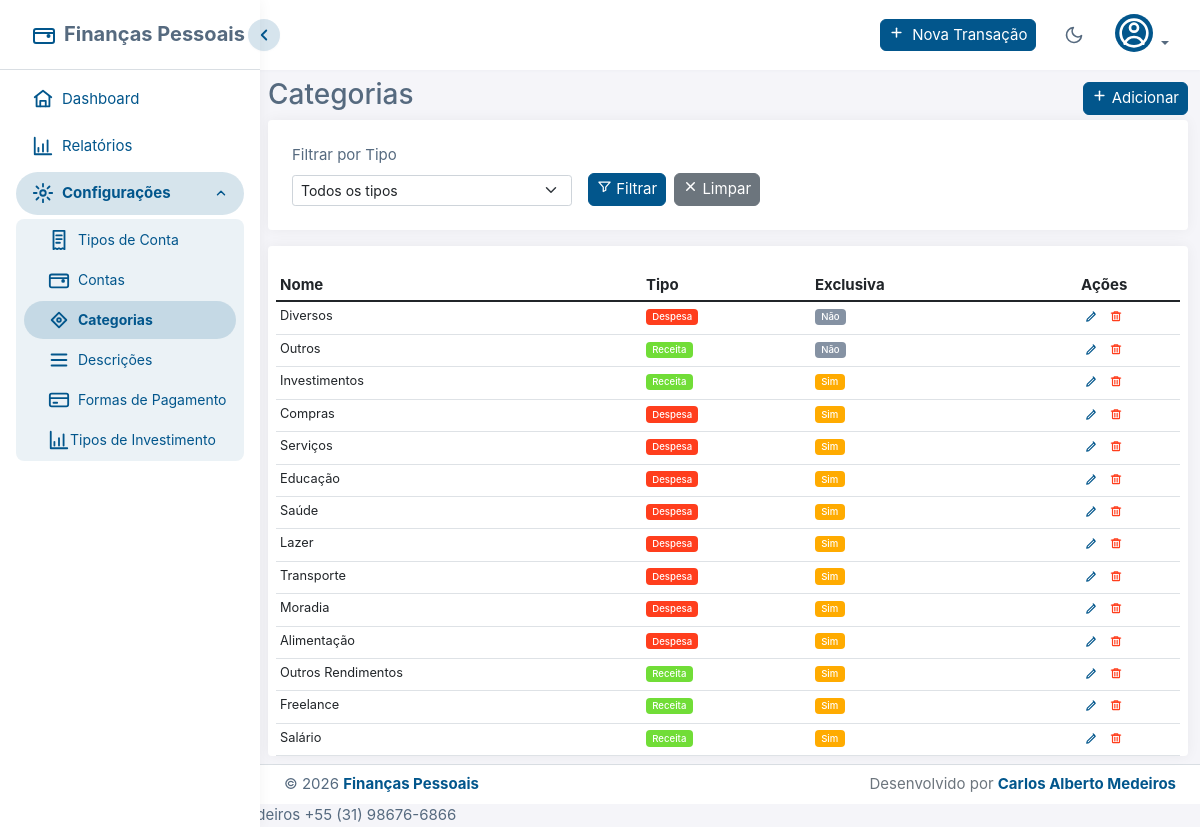
/transactions/categories (signed in), run on the app's committed database.
### app/models.py (models this page shows, shortened)
class Category(db.Model):
    __tablename__ = "categories"
    id = db.Column(db.Integer, primary_key=True)
    user_id = db.Column(db.Integer, db.ForeignKey("users.id"), nullable=True, index=True)
    name = db.Column(db.String(64), nullable=False)
    type = db.Column(db.String(20), nullable=False)
    exclusive = db.Column(db.Boolean, default=False)
    icon = db.Column(db.String(50), nullable=True)
    color = db.Column(db.String(20), nullable=True)
    user = db.relationship("User", backref="categories")

### app/routes.py (the view)
@transaction_bp.route("/categories", methods=["GET"])
@login_required
def categories():
    selected_type = request.args.get("type", "")
    query = _user_categories_query()
    if selected_type:
        query = query.filter(Category.type == selected_type)
    categories = query.order_by(desc(Category.id)).all()
    context = {
        "categories": categories,
        "edit": False,
        "selected_type": selected_type,
    }
    return render_template("list_categories.html", **context)

### app/__init__.py (called while the page is built, shortened)
def get_database_path():
    from config import Config
    db_uri = Config.SQLALCHEMY_DATABASE_URI
    if db_uri.startswith('sqlite:///'):
        db_path = db_uri.replace('sqlite:///', '')
        return db_path
    return None

def get_backup_dir():
    configured = Config.BACKUP_DIR or str(Path.home() / "Financas_Pessoais" / "backup")
    return configured

def ensure_backup_exists():
    if not Config.ENABLE_AUTO_BACKUP:
        return
    backup_dir = get_backup_dir()
    db_path = get_database_path()
    if not os.path.exists(backup_dir):
        try:
            os.makedirs(backup_dir)
        except Exception as e:
            print(f"[AVISO] Não foi possível criar diretório de backup: {e}")
            return

### app/models.py (called while the page is built)
@login_manager.user_loader
def load_user(id):
    return db.session.get(User, int(id))

    @property
    def is_admin(self):
        return (self.username or "").lower() == "admin"

### app/routes.py (called while the page is built)
def _user_categories_query():
    return Category.query.filter_by(user_id=current_user.id)

### app/templates/list_categories.html (shortened to what this page needs)
{% extends 'index.html' %}
{% block index %}
<div class="col p-lg-0">
  <div class="d-flex justify-content-between align-items-center">
    <h1 class="h3 text-gray-800">Categorias</h1>
    <a href="{{ url_for('transaction.add_category') }}" class="btn btn-primary btn-sm">
      <i class="fas fa-plus"></i> Adicionar
    </a>
  </div>
  <div class="card mb-3">
    <div class="card-body">
      <form method="GET" class="row g-3">
        <div class="col-md-4">
          <label for="type" class="form-label">Filtrar por Tipo</label>
          <select name="type" id="type" class="form-select form-select-sm">
            <option value="">Todos os tipos</option>
          </select>
        </div>
        <div class="col-md-4 d-flex align-items-end">
          <button type="submit" class="btn btn-primary btn-sm me-2">
            <i class="fas fa-filter"></i> Filtrar
          </button>
          <a href="{{ url_for('transaction.categories') }}" class="btn btn-secondary btn-sm">
            <i class="fas fa-times"></i> Limpar
          </a>
        </div>
      </form>
    </div>
  </div>
  <div class="card m-0">
    <div class="card-body px-2 pb-0">
      {% if categories %}
      <div class="table-responsive">
        <table class="table table-hover table-sm m-0" id="categoriesTable">
          <thead>
            <tr>
              <th>Nome</th>
              <th>Tipo</th>
              <th>Exclusiva</th>
              <th class="text-center">Ações</th>
            </tr>
          </thead>
          <tbody>
            {% for category in categories %}
            <tr data-category-id="{{ category.id }}">
              <td>
                <div class="editable-field" data-field="name" data-value="{{ category.name }}">
                  {{ category.name }}
                </div>
              </td>
              <td>
                <span class="badge {% if category.type == 'receita' %}bg-success{% else %}bg-danger{% endif %}">
                  {{ category.type|title }}
                </span>
              </td>
              <td>
                {% if category.exclusive %}
                <span class="badge bg-warning">Sim</span>
                {% else %}
                <span class="badge bg-secondary">Não</span>
                {% endif %}
              </td>
              <td class="text-center">
                <div class="btn-group btn-group-sm d-flex justify-content-center">
                  <a
                    href="{{ url_for('transaction.edit_category', id=category.id) }}"
                    class="btn btn-sm text-primary p-0"
                    style="max-width: 25px"
                    title="Editar {{ category.name }}"
                  >
                    <i class="fas fa-edit"></i>
                  </a>
                  <a
                    href="{{ url_for('transaction.delete_category', id=category.id) }}"
                    class="btn btn-sm text-danger p-0"
                    style="max-width: 25px"
                    title="Excluir {{ category.name }}"
                    onclick="return confirm('Tem certeza que deseja excluir a categoria {{ category.name }}?')"
                  >
                    <i class="fas fa-trash"></i>
                  </a>
                </div>
              </td>
            </tr>
            {% endfor %}
          </tbody>
        </table>
      </div>
      {% endif %}
    </div>
  </div>
  </div>
{% endblock %}

### app/templates/index.html (shortened to what this page needs)
{% extends "base.html" %} {% block content %}
<div class="layout-wrapper layout-content-navbar">
  <div class="layout-container">
    <aside
      id="layout-menu"
      class="layout-menu menu-vertical menu bg-menu-theme"
    >
      <div class="app-brand demo">
        <a href="{{ url_for('main.index') }}" class="app-brand-link">
          <span class="app-brand-logo demo">
            <i class="bx bx-wallet-alt"></i>
          </span>
          <span class="app-brand-text demo menu-text fw-bold"
            >Finanças Pessoais</span
          >
        </a>
        <a
          href="javascript:void(0);"
          class="layout-menu-toggle menu-link text-large ms-auto d-none d-xl-block"
          role="button"
          aria-label="Recolher menu lateral"
          aria-controls="layout-menu"
          aria-expanded="true"
        >
          <i class="bx bx-chevron-left align-middle sidebar-toggle-icon" data-expanded-icon="bx-chevron-left" data-collapsed-icon="bx-chevron-right"></i>
        </a>
      </div>
      <ul class="menu-inner py-1">
        {% if current_user.is_authenticated %}
        <li
          class="menu-item {% if request.endpoint == 'main.dashboard' %}active{% endif %}">
          <a href="{{ url_for('main.dashboard') }}" class="menu-link">
            <i class="menu-icon tf-icons bx bx-home-circle"></i>
            <div>Dashboard</div>
          </a>
        </li>
        <li
          class="menu-item {% if request.endpoint == 'transaction.reports' %}active{% endif %}"
        >
          <a href="{{ url_for('transaction.reports') }}" class="menu-link">
            <i class="menu-icon tf-icons bx bx-bar-chart-alt-2"></i>
            <div>Relatórios</div>
          </a>
        </li>
        <li class="menu-item">
          <a href="javascript:void(0);" class="menu-link menu-toggle" role="button" aria-expanded="false" aria-controls="settings-submenu">
            <i class="menu-icon tf-icons bx bx-cog"></i>
            <div>Configurações</div>
            <i class="bx bx-chevron-down menu-arrow"></i>
          </a>
          <ul class="menu-sub" id="settings-submenu">
            <li class="menu-item {% if request.endpoint.startswith('tipo_conta.') %}active{% endif %}">
              <a href="{{ url_for('tipo_conta.listar_tipos_conta') }}" class="menu-link px-4">
                <i class="menu-icon tf-icons bx bx-receipt"></i>
                <div>Tipos de Conta</div>
              </a>
            </li>
            <li class="menu-item {% if request.endpoint.startswith('conta.') %}active{% endif %}">
              <a href="{{ url_for('conta.listar_contas') }}" class="menu-link px-4">
                <i class="menu-icon tf-icons bx bx-wallet"></i>
                <div>Contas</div>
              </a>
            </li>
            <li class="menu-item {% if 'categories' in request.endpoint or 'category' in request.endpoint %}active{% endif %}">
              <a href="{{ url_for('transaction.categories') }}" class="menu-link px-4">
                <i class="menu-icon tf-icons bx bx-category"></i>
                <div>Categorias</div>
              </a>
            </li>
            <li class="menu-item {% if 'expenses' in request.endpoint or 'expense' in request.endpoint %}active{% endif %}">
              <a href="{{ url_for('transaction.expenses') }}" class="menu-link px-4">
                <i class="menu-icon tf-icons bx bx-list-ul"></i>
                <div>Descrições</div>
              </a>
            </li>
            <li class="menu-item {% if 'payment_methods' in request.endpoint or 'payment_method' in request.endpoint %}active{% endif %}">
              <a href="{{ url_for('transaction.list_payment_methods') }}" class="menu-link px-4">
                <i class="menu-icon tf-icons bx bx-credit-card"></i>
                <div>Formas de Pagamento</div>
              </a>
            </li>
            <li class="menu-item {% if 'tipo_investimento' in request.endpoint %}active{% endif %}">
              <a href="{{ url_for('tipo_investimento.listar_tipos_investimento') }}" class="menu-link px-4">
                <i class="menu-icon tf-icons bx bx-trending-up m-0"></i>
                <div>Tipos de Investimento</div>
              </a>
            </li>
          </ul>
        </li>
        {% endif %}
      </ul>
    </aside>
    <div class="layout-page">
      <nav
        class="layout-navbar container-fluid navbar navbar-expand-xl navbar-detached align-items-center bg-navbar-theme"
        id="layout-navbar">
        <div
          class="navbar-nav-right d-flex align-items-center"
          id="navbar-collapse">
        <div class="navbar-action-buttons d-none d-lg-flex m-auto">
          <a href="{{ url_for('transaction.add_transaction', conta_id=conta_filter) }}"
            class="btn btn-sm btn-primary">
            <i class="fas fa-plus me-1"></i> Nova Transação
          </a>
        </div>
          <ul class="navbar-nav flex-row align-items-center ms-auto">
            <li class="nav-item me-1">
              <button
                type="button"
                class="nav-link theme-toggle-control border-0 bg-transparent"
                data-theme-toggle
                title="Alternar tema"
                aria-label="Alternar tema"
              >
                <i class="fas fa-moon fs-5 align-middle" data-theme-toggle-icon></i>
              </button>
            </li>
            <li class="nav-item navbar-dropdown dropdown-user dropdown">
              <a
                class="nav-link dropdown-toggle hide-arrow"
                href="javascript:void(0);"
                data-bs-toggle="dropdown"
              >
              <div class="avatar avatar-online bg-primary">
                  <i class="bx bx-user-circle fs-2"></i>
                </div>
              </a>
            </li>
          </ul>
        </div>
      </nav>
      <div class="content-wrapper m-2 pe-1" id="main-content" tabindex="-1">
        <div class="container-fluid flex-grow-1 p-0 m-0">
          {% block index %} {% endblock %}
        </div>
      </div>
      <footer class="content-footer footer bg-footer-theme py-2">
        <div
          class="d-flex flex-wrap justify-content-center justify-content-lg-between flex-md-row"
        >
          <div class="mb-2 mb-md-0">
            ©
            <a href="" class="footer-link fw-bolder">Finanças Pessoais</a>
          </div>
          <div class="text-muted">
            Desenvolvido por
            <a
              class="footer-link fw-bolder"
              href="https://www.instagram.com/carlosalbertocode/"
              target="_blank"
              rel="noopener noreferrer"
              title="(31) 98676-6866"
              >Carlos Alberto Medeiros</a
            >
          </div>
        </div>
      </footer>
    </div>
  </div>
</div>
<div class="watermark" id="footer-developer-info">
  Desenvolvido por Carlos Alberto Medeiros +55 (31) 98676-6866
</div>
{% endblock %}

### app/templates/base.html (shortened to what this page needs)
<!DOCTYPE html>
<html
  lang="pt-br"
  class="light-style layout-menu-fixed"
  dir="ltr"
  data-theme="theme-default"
>
  <head>
    <link
      rel="stylesheet"
      href="{{ url_for('static', filename='css/bootstrap.min.css') }}"
    />
    <link
      rel="stylesheet"
      href="{{ url_for('static', filename='css/tokens.css') }}?v=1.1"
    />
    <link
      rel="stylesheet"
      href="{{ url_for('static', filename='css/core.css') }}?v=3.6"
    />
    <link
      rel="stylesheet"
      href="{{ url_for('static', filename='css/offline-icons.css') }}?v=2.1"
    />
  </head>
  <body>
    {% block content %}{% endblock %}
  </body>
</html>

### app/static/css/tokens.css (style rules this page uses)
:root { --app-body-bg: #f5f5f9; --app-surface: #ffffff; --app-surface-2: #f5f5f9; --app-surface-hover: #f5f5f9; --app-text: #566a7f; --app-text-strong: #2b354f; --app-text-muted: #a1acb8; --app-border: #d9dee3; --app-border-translucent: rgba(67, 89, 113, 0.15); --app-primary: #02568c; --app-primary-contrast: #ffffff; --app-accent-text: #02568c; --app-accent-soft: rgba(2, 86, 140, 0.16); --app-accent-soft-2: rgba(2, 86, 140, 0.08); --app-accent-hover-text: #1a4a7a; --app-success: #71dd37; --app-info: #03c3ec; --app-warning: #ffab00; --app-danger: #ff3e1d; --app-shadow-sm: 0 0.0625rem 0.125rem rgba(161, 172, 184, 0.075); --app-shadow: 0 0 0.875rem 0 rgba(33, 37, 41, 0.05); --app-shadow-lg: 0 0.25rem 1rem rgba(161, 172, 184, 0.45); --app-chart-text: #697a8d; --app-chart-grid: rgba(0, 0, 0, 0.08); --app-chart-income: #198754; --app-chart-income-fill: rgba(25, 135, 84, 0.12); --app-chart-expense: #b02a37; --app-chart-expense-fill: rgba(176, 42, 55, 0.10); --app-chart-balance: #02568c; --app-chart-balance-fill: rgba(2, 86, 140, 0.10); --app-chart-category-1: #02568c; --app-chart-category-2: #1a9b72; --app-chart-category-3: #087990; --app-chart-category-4: #a66b00; --app-chart-category-5: #b02a37; --app-chart-tooltip-bg: #ffffff; --app-chart-tooltip-text: #2b354f; --app-chart-tooltip-border: #d9dee3; --app-focus-ring: #02568c; --app-watermark: rgba(0, 0, 0, 0.1); --bs-body-bg: var(--app-body-bg); --bs-body-color: var(--app-text); --bs-emphasis-color: var(--app-text-strong); --bs-border-color: var(--app-border); --bs-border-color-translucent: var(--app-border-translucent); --bs-secondary-bg: var(--app-surface-2); --bs-tertiary-bg: var(--app-surface); --bs-heading-color: var(--app-text); --bs-link-color: var(--app-accent-text); --bs-link-hover-color: var(--app-accent-hover-text); }

### app/templates/index.html (style rules this page uses)
.navbar-action-buttons { position: sticky; top: 0; z-index: 1030; background-color: var(--app-surface); padding: 8px 0; margin: -8px 0; align-self: flex-start; display: flex; flex-direction: row; align-items: center; gap: 0.5rem; }
#navbar-collapse { display: flex; flex-wrap: wrap; align-items: flex-start; gap: 0.5rem; }
#navbar-collapse .navbar-action-buttons { position: sticky; top: 0; margin-top: 10px; z-index: 1031; background-color: var(--app-surface); align-self: flex-start; display: flex; flex-direction: row; align-items: center; gap: 0.5rem; }
#navbar-collapse .navbar-nav { align-self: flex-start; }
.navbar-action-buttons > * { flex-shrink: 0; }

### data on the page
Category: name "Diversos", type "Despesa", exclusive "Não"
Category: name "Outros", type "Receita", exclusive "Não"
Category: name "Investimentos", type "Receita", exclusive "Sim"
Category: name "Compras", type "Despesa", exclusive "Sim"
Category: name "Serviços", type "Despesa", exclusive "Sim"
Category: name "Educação", type "Despesa", exclusive "Sim"
Category: name "Saúde", type "Despesa", exclusive "Sim"
Category: name "Lazer", type "Despesa", exclusive "Sim"
Category: name "Transporte", type "Despesa", exclusive "Sim"
Category: name "Moradia", type "Despesa", exclusive "Sim"
Category: name "Alimentação", type "Despesa", exclusive "Sim"
Category: name "Outros Rendimentos", type "Receita", exclusive "Sim"
Category: name "Freelance", type "Receita", exclusive "Sim"
Category: name "Salário", type "Receita", exclusive "Sim"
